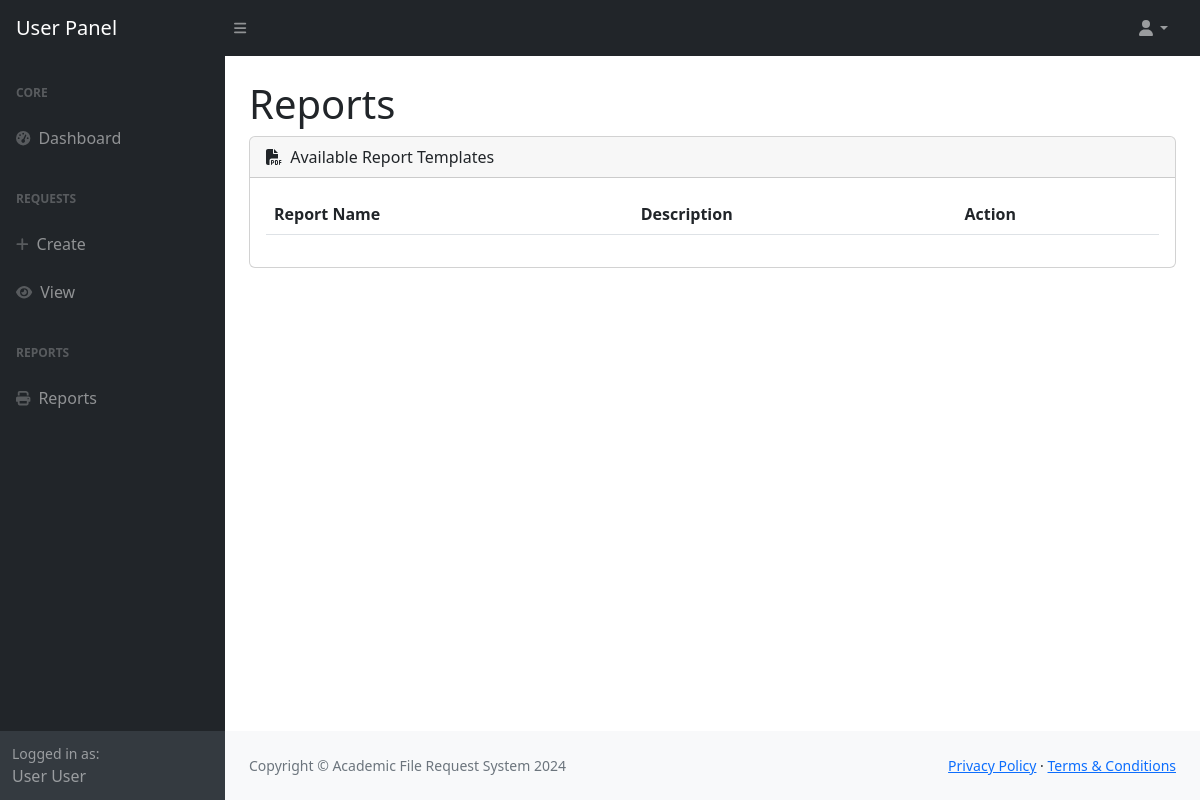
Page /user/reports/ (signed in) on the earlier database version.
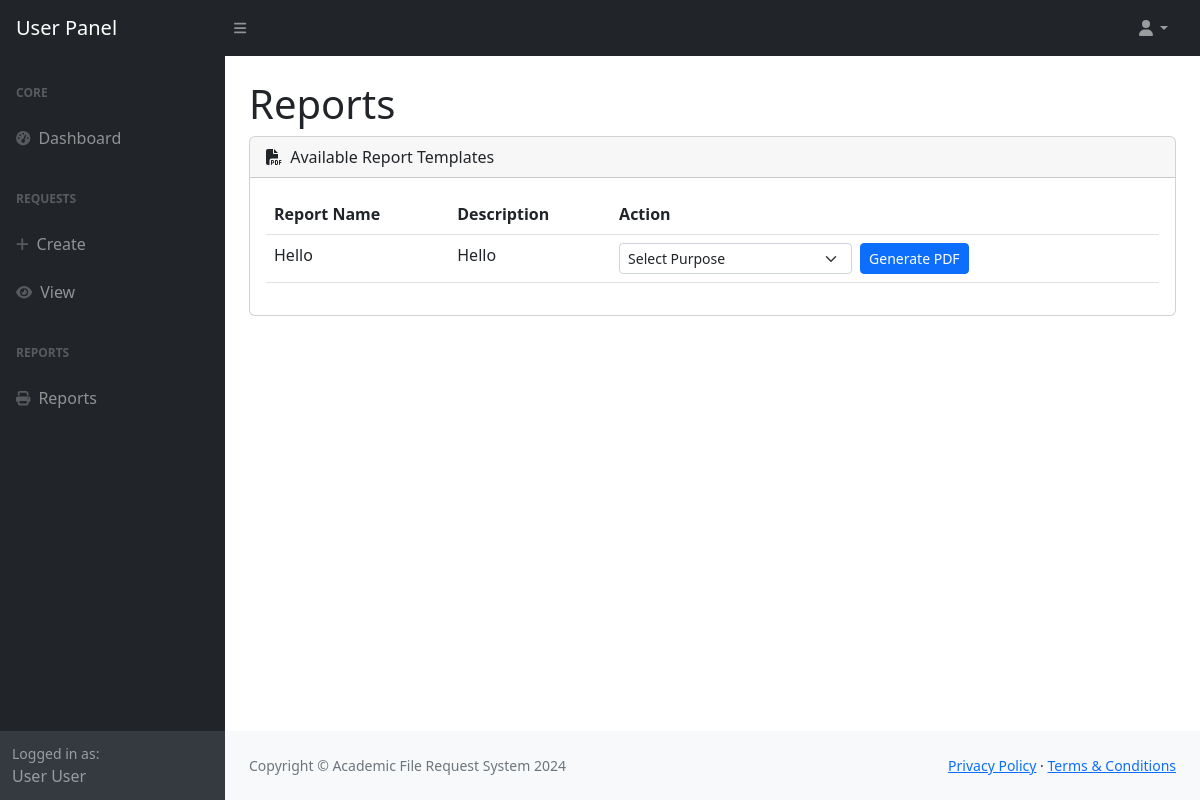
Same page on the later database version.
### onlinerequest/models.py (models this page shows, shortened)
class ReportTemplate(models.Model):
    name = models.CharField(max_length=255)
    template_file = models.FileField(upload_to='reports/templates/')
    description = models.CharField(max_length=500)
    created_at = models.DateTimeField(auto_now_add=True)

### onlinerequest/views/reports.py (the view)
# urls.py: path('', views.index),
def index(request):
    templates = ReportTemplate.objects.all()
    purposes = Purpose.objects.filter(active=True)
    return render(request, 'user/reports.html', {'templates': templates, 'purposes': purposes})

### onlinerequest/context_processors.py (called while the page is built)
def user_record(request):
    if request.user.is_authenticated:
        try:
            user_record = Record.objects.get(user_number=request.user.student_number)
            return {'user_record': user_record}
        except Record.DoesNotExist:
            return {}
    return {}

def request_forms(request):
    request_forms = Request.objects.all()
    return {'request_forms': request_forms}

### onlinerequest/templates/user/reports.html (shortened to what this page needs)
{% load static %}
<!DOCTYPE html>
<html lang="en">
    <head>
        {% include 'header.html' %}
    </head>
    <body class="sb-nav-fixed">
        {% include 'user/user-topnav.html' %}
        <div id="layoutSidenav">
            {% include 'user/user-sidenav.html' %}
            <div id="layoutSidenav_content">
                <main>
                    <div class="container-fluid px-4">
                        <h1 class="mt-4">Reports</h1>
                        <div class="card mb-4">
                            <div class="card-header">
                                <i class="fas fa-file-pdf me-1"></i>
                                Available Report Templates
                            </div>
                            <div class="card-body">
                                <table class="table table-hover">
                                    <thead>
                                        <tr>
                                            <th>Report Name</th>
                                            <th>Description</th>
                                            <th>Action</th>
                                        </tr>
                                    </thead>
                                    <tbody>
                                        {% for template in templates %}
                                        <tr>
                                            <td>{{ template.name }}</td>
                                            <td>{{ template.description }}</td>
                                            <td>
                                                <div class="d-flex align-items-center">
                                                    <select class="form-select form-select-sm me-2" style="width: auto;" id="purpose-{{ template.id }}">
                                                        <option value="">Select Purpose</option>
                                                    </select>
                                                    <a href="{% url 'generate_report_pdf' template.id %}"
                                                    class="btn btn-primary btn-sm"
                                                    onclick="return generatePdfWithPurpose(this, '{{ template.id }}')">
                                                        Generate PDF
                                                    </a>
                                                </div>
                                            </td>
                                        </tr>
                                        {% endfor %}
                                    </tbody>
                                </table>
                            </div>
                        </div>
                    </div>
                </main>
                <footer class="py-4 bg-light mt-auto">
                    <div class="container-fluid px-4">
                        <div class="d-flex align-items-center justify-content-between small">
                            <div class="text-muted">Copyright © Academic File Request System 2024</div>
                            <div>
                                <a href="#">Privacy Policy</a>
                                ·
                                <a href="#">Terms & Conditions</a>
                            </div>
                        </div>
                    </div>
                </footer>
            </div>
        </div>
    </body>
    </body>
</html>

Differences in the rows shown:
added ReportTemplate: name "Hello", description "Hello"
